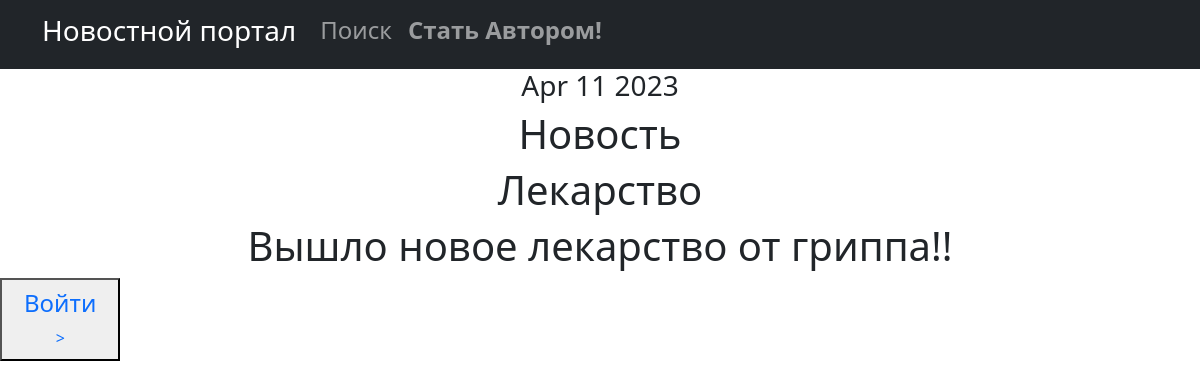
The app's page /news/9 with its own data.
### new/models.py (models this page shows, shortened)
class Post(models.Model):
    NEWS = 'NW'
    ARTICLE = 'AR'
    CATEGORY_CHOICES = [
        (NEWS, 'Новость'),
        (ARTICLE, 'Статья'),
    ]
    author = models.ForeignKey(Author, on_delete=models.CASCADE,)
    categoryType = models.CharField(max_length=2, choices=CATEGORY_CHOICES, default=ARTICLE)
    dateCreation = models.DateTimeField(auto_now_add=True)
    postCategory = models.ManyToManyField(Category, through='PostCategory')
    tittle = models.CharField(max_length=128)
    text = models.TextField()
    rating = models.SmallIntegerField(default=0)

### new/views.py (the view)
# urls.py: path('<int:pk>', PostDetail.as_view(), name = 'post_detail'),
class PostDetail(DetailView):
    model = Post
    template_name = 'news.html'
    context_object_name = 'news'
    def get_context_data(self, **kwargs):
        context = super().get_context_data(**kwargs)
        context['time_now'] = datetime.utcnow()
        context['next_sale'] = None
        return context

### new/templatetags/custom_filters.py (called while the page is built)
@register.filter()
def censor(value):
    x='теракт'
    c='редиска'
    if x in value:
        a= value.replace('теракт', 'т*****')
        return a
    if c in value:
        d= value.replace('редиска', 'р******')
        return d
    try:
        x = str(x)
        c = str(c)
    except:
        print('Введено не слово')
    else:
        return value

### templates/news.html (shortened to what this page needs)
{% extends 'flatpages/default.html' %}
{% load custom_filters %}
{% block content %}
<h3>{{ time_now|date:'M d Y' }}</h3>
<h1>Новость</h1>
<h1>{{ news.tittle|censor }}</h1>
<h1>{{ news.text|censor }}</h1>
{% endblock content %}

### records on screen
Post: tittle|censor "Лекарство", text|censor "Вышло новое лекарство от гриппа!!"

### other values on screen
{{ time_now|date:'M d Y' }} "Apr 11 2023"
